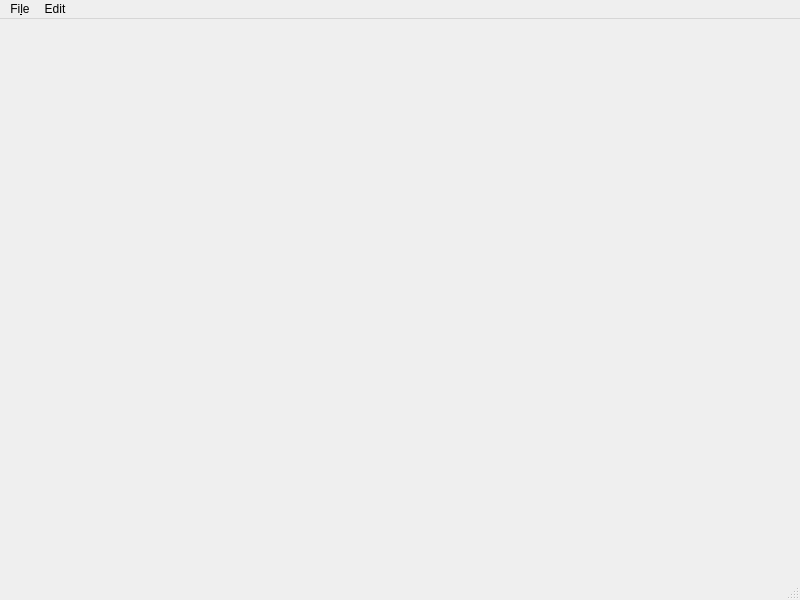
<?xml version="1.0" encoding="UTF-8"?>
<ui version="4.0">
 <class>LQGridEditor</class>
 <widget class="QMainWindow" name="LQGridEditor">
  <property name="geometry">
   <rect>
    <x>0</x>
    <y>0</y>
    <width>800</width>
    <height>600</height>
   </rect>
  </property>
  <property name="windowTitle">
   <string>LQGridEditor</string>
  </property>
  <widget class="GridSetupWidget" name="centralWidget"/>
  <widget class="QMenuBar" name="menubar">
   <property name="geometry">
    <rect>
     <x>0</x>
     <y>0</y>
     <width>800</width>
     <height>20</height>
    </rect>
   </property>
   <widget class="QMenu" name="menuFile">
    <property name="title">
     <string>Fi&amp;le</string>
    </property>
    <addaction name="actionNew"/>
    <addaction name="actionOpen"/>
    <addaction name="actionSave"/>
    <addaction name="actionSave_As"/>
   </widget>
   <widget class="QMenu" name="menuEdit">
    <property name="title">
     <string>Edit</string>
    </property>
    <addaction name="separator"/>
    <addaction name="actionSet_Conductivities"/>
    <addaction name="actionConfigure_Ion_Channels"/>
   </widget>
   <addaction name="menuFile"/>
   <addaction name="menuEdit"/>
  </widget>
  <widget class="QStatusBar" name="statusbar"/>
  <action name="actionNew">
   <property name="text">
    <string>&amp;New</string>
   </property>
   <property name="shortcut">
    <string>Ctrl+N</string>
   </property>
  </action>
  <action name="actionOpen">
   <property name="text">
    <string>&amp;Open</string>
   </property>
   <property name="shortcut">
    <string>Ctrl+O</string>
   </property>
  </action>
  <action name="actionSave">
   <property name="text">
    <string>&amp;Save</string>
   </property>
   <property name="shortcut">
    <string>Ctrl+S</string>
   </property>
  </action>
  <action name="actionSave_As">
   <property name="text">
    <string>Sa&amp;ve As</string>
   </property>
   <property name="shortcut">
    <string>Ctrl+Shift+S</string>
   </property>
  </action>
  <action name="actionSet_Conductivities">
   <property name="text">
    <string>&amp;Conductivities</string>
   </property>
  </action>
  <action name="actionConfigure_Ion_Channels">
   <property name="text">
    <string>&amp;Ion Channels</string>
   </property>
  </action>
  <action name="actionToggle_Second_Stim">
   <property name="text">
    <string>&amp;Toggle Second Stim</string>
   </property>
  </action>
  <action name="actionSet_Sim_Parameters">
   <property name="text">
    <string>&amp;Sim Parameters</string>
   </property>
  </action>
 </widget>
 <customwidgets>
  <customwidget>
   <class>GridSetupWidget</class>
   <extends>QWidget</extends>
   <header location="global">gridsetupwidget.h</header>
   <container>1</container>
  </customwidget>
 </customwidgets>
 <includes>
  <include location="local">gridsetupwidget.h</include>
 </includes>
 <resources/>
 <connections/>
</ui>
